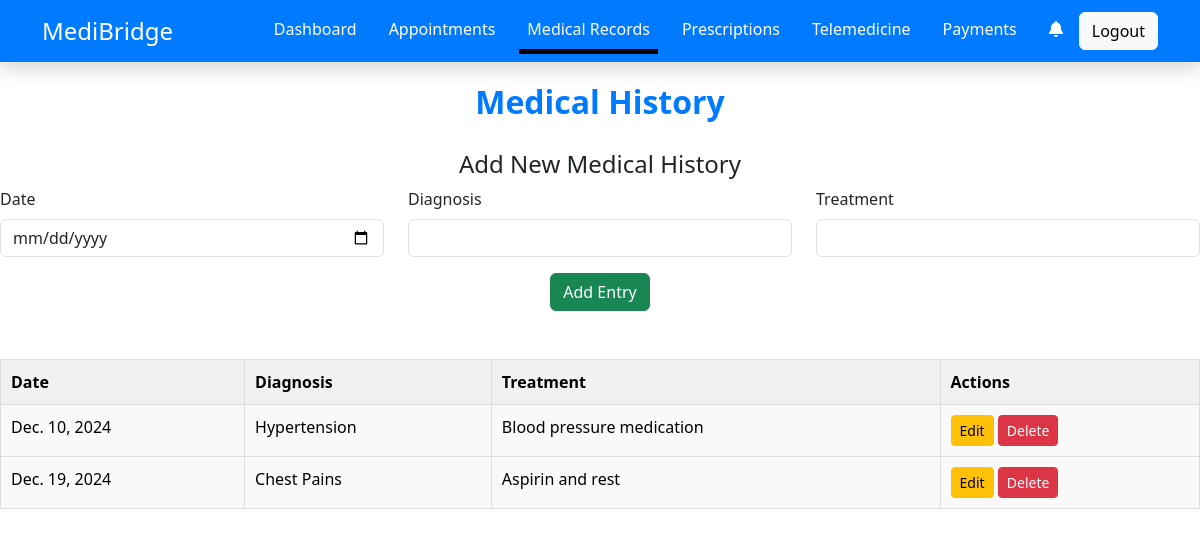
Page /patient/medical_report (signed in) on the committed database.
### patient_app/models.py (models this page shows)
class MedicalReport(models.Model):
    patient=models.ForeignKey(User,on_delete=models.CASCADE,related_name='medical_reports')
    date=models.DateField()
    diagnosis=models.CharField(max_length=100)
    treatment=models.CharField(max_length=100)

### patient_app/views.py (the view, shortened to what this page needs)
# urls.py: path('medical_report',patient_medical,name='medical_report'),
def patient_medical(request):
    medical=MedicalReport.objects.filter(patient=request.user)
    return render(request,'patient_nav/medical_report.html',{'medical':medical})

### patient_app/templates/patient_nav/medical_report.html (shortened to what this page needs)
{% extends 'pbase.html' %}
{% block content %}
<div class="section-title text-center fs-2 mt-3">Medical History</div>
<div class="medical-history-form mt-4">
    <h4 class="text-center">Add New Medical History</h4>
    <form method="post" action="{% url 'medical_report' %}">
        <div class="row mb-3">
            <div class="col-md-4">
                <label for="date" class="form-label">Date</label>
                <input type="date" class="form-control" id="date" name="date" required>
            </div>
            <div class="col-md-4">
                <label for="diagnosis" class="form-label">Diagnosis</label>
                <input type="text" class="form-control" id="diagnosis" name="diagnosis" required>
            </div>
            <div class="col-md-4">
                <label for="treatment" class="form-label">Treatment</label>
                <input type="text" class="form-control" id="treatment" name="treatment" required>
            </div>
        </div>
        <div class="text-center">
            <button type="submit" class="btn btn-success">Add Entry</button>
        </div>
    </form>
</div>
<div class="medical-history mt-5">
    <table class="table table-bordered text-center">
        <thead class="table">
            <tr>
                <th>Date</th>
                <th>Diagnosis</th>
                <th>Treatment</th>
                <th>Actions</th>
            </tr>
        </thead>
        <tbody>
            {% if medical %}
                {% for i in medical %}
                <tr>
                    <td>{{i.date}}</td>
                    <td>{{i.diagnosis}}</td>
                    <td>{{i.treatment}}</td>
                    <td>
                        <a href="{% url 'edit_medical' i.id %}"><button class="btn btn-warning btn-sm">Edit</button></a>
                        <a href="{% url 'delete_medical' i.id %}"><button class="btn btn-danger btn-sm">Delete</button></a>
                    </td>
                </tr>
                {% endfor %}
            {% endif %}
        </tbody>
    </table>
</div>
{% endblock %}

### patient_app/static/css/medical.css (style rules this page uses)
.section-title { font-size: 1.2em; font-weight: bold; margin-bottom: 20px; color: #007bff; }
.table { border-collapse: collapse; width: 100%; margin-top: 20px; }
.table th, .table td { padding: 10px; border: 1px solid #ddd; text-align: left; }
.table th { background-color: #f1f1f1; }
.table td { background-color: #f9f9f9; }
.medical-history table { margin-top: 20px; }

### rows in the picture
MedicalReport: date "Dec. 10, 2024", diagnosis "Hypertension", treatment "Blood pressure medication"
MedicalReport: date "Dec. 19, 2024", diagnosis "Chest Pains", treatment "Aspirin and rest"
